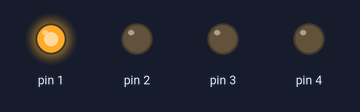
Simulated run of this sketch. Board: Arduino Uno, built with avr-gcc and run on an emulated ATmega328P. Shown: output pins drawn as LEDs (lit = HIGH).

Above: at 0.5 s.
At 2.5 s:
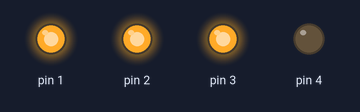
At 3.5 s:
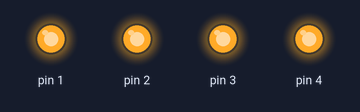
At 4.5 s:
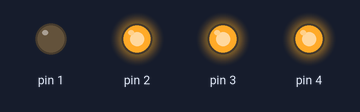
At 6.5 s:
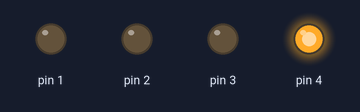
At 9.5 s:
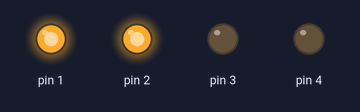
Timing chart, 0 to 10.4 s (numbered marks = the images above):
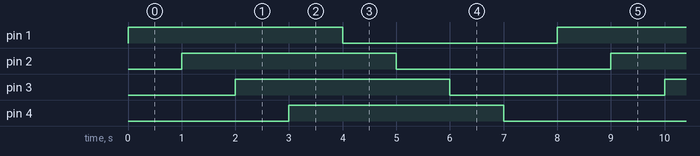

The sketch:

sketch_aug17b.ino
```cpp
void setup() {
  // put your setup code here, to run once:
  unsigned char i;
  for(int i = 1; i<=4; i++)
  pinMode(i, OUTPUT);

}

void loop() {
  // put your main code here, to run repeatedly:
  unsigned char i;
  for(i=1; i<=4; i++){
    digitalWrite(i,HIGH);
    delay(1000);
  }
  for(i=1; i<=4; i++){
    digitalWrite(i,LOW);
    delay(1000);
  }
}
```

Measured:
- by itself, pin 1–4: alternates HIGH for 4.0 s and LOW for 4.0 s
- by itself, everything shown: repeats every 8.0 s, in 8 steps
